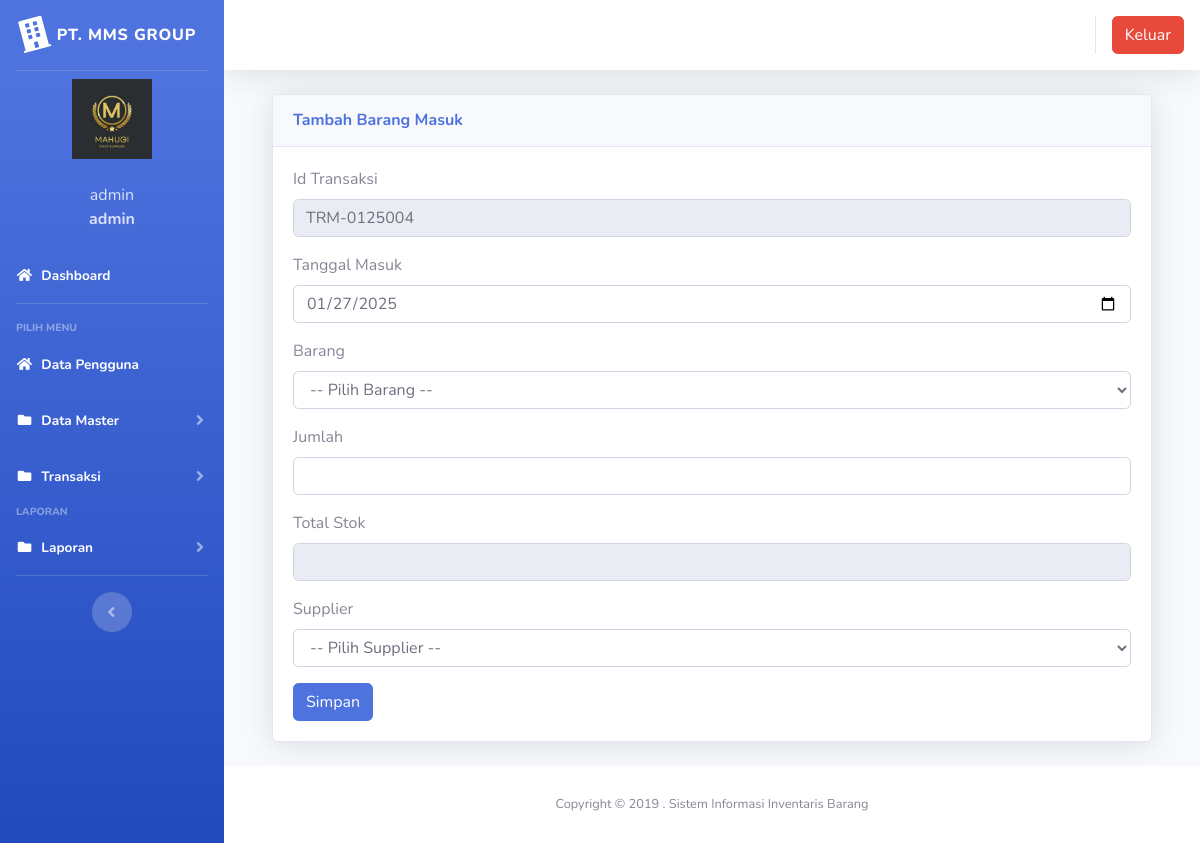
/index.php?page=barangmasuk&aksi=tambahbarangmasuk (signed in), run on the app's committed database.
### tables this page shows
CREATE TABLE `users` (
  `id` int(11) NOT NULL,
  `nik` varchar(10) NOT NULL,
  `nama` varchar(100) NOT NULL,
  `alamat` varchar(200) NOT NULL,
  `telepon` varchar(100) NOT NULL,
  `username` varchar(100) NOT NULL,
  `password` varchar(100) NOT NULL,
  `level` varchar(25) NOT NULL DEFAULT 'member',
  `foto` varchar(25) NOT NULL
);

CREATE TABLE `barang_masuk` (
  `id` int(11) NOT NULL,
  `id_transaksi` varchar(100) NOT NULL,
  `tanggal` date NOT NULL,
  `kode_barang` varchar(100) NOT NULL,
  `nama_barang` varchar(100) NOT NULL,
  `pengirim` varchar(100) NOT NULL,
  `jumlah` double NOT NULL,
  `satuan` varchar(100) NOT NULL
);

### page/barangmasuk/tambahbarangmasuk.php (the view, shortened to what this page needs)
 <?php
$koneksi = new mysqli("localhost", "root", "", "inventori");
$no = mysqli_query($koneksi, "select id_transaksi from barang_masuk order by id_transaksi desc");
$idtran = mysqli_fetch_array($no);
$kode = $idtran['id_transaksi'];
$urut = substr($kode, 8, 3);
$tambah = (int) $urut + 1;
$bulan = date("m");
$tahun = date("y");
if (strlen($tambah) == 1) {
	$format = "TRM-" . $bulan . $tahun . "00" . $tambah;
} else if (strlen($tambah) == 2) {
	$format = "TRM-" . $bulan . $tahun . "0" . $tambah;
} else {
	$format = "TRM-" . $bulan . $tahun . $tambah;
}
$tanggal_masuk = date("Y-m-d");
?>
 <div class="container-fluid">
 	<div class="card shadow mb-4">
 		<div class="card-header py-3">
 			<h6 class="m-0 font-weight-bold text-primary">Tambah Barang Masuk</h6>
 		</div>
 		<div class="card-body">
 			<div class="table-responsive">
 				<div class="body">
 					<form method="POST" enctype="multipart/form-data">
 						<label for="">Id Transaksi</label>
 						<div class="form-group">
 							<div class="form-line">
 								<input type="text" name="id_transaksi" class="form-control" id="id_transaksi" value="<?php echo $format; ?>" readonly />
 							</div>
 						</div>
 						<label for="">Tanggal Masuk</label>
 						<div class="form-group">
 							<div class="form-line">
 								<input type="date" name="tanggal_masuk" class="form-control" id="tanggal_masuk" value="<?php echo $tanggal_masuk; ?>" />
 							</div>
 						</div>
 						<label for="">Barang</label>
 						<div class="form-group">
 							<div class="form-line">
 								<select name="barang" id="cmb_barang" class="form-control" />
 								<option value="">-- Pilih Barang --</option>
 							</div>
 						</div>
 						<label for="">Jumlah</label>
 						<div class="form-group">
 							<div class="form-line">
 								<input type="text" name="jumlahmasuk" id="jumlahmasuk" onkeyup="sum()" class="form-control" />
 							</div>
 						</div>
 						<label for="jumlah">Total Stok</label>
 						<div class="form-group">
 							<div class="form-line">
 								<input readonly="readonly" name="jumlah" id="jumlah" type="number" class="form-control">
 							</div>
 						</div>
 						<label for="">Supplier</label>
 						<div class="form-group">
 							<div class="form-line">
 								<select name="pengirim" class="form-control" />
 								<option value="">-- Pilih Supplier --</option>
 							</div>
 						</div>
 						<input type="submit" name="simpan" value="Simpan" class="btn btn-primary">
 					</form>

### index.php (shortened to what this page needs)
<?php
$koneksi = new mysqli("localhost", "root", "", "inventori");
?>
<!DOCTYPE html>
<html lang="en">
<head>
  <link href="vendor/fontawesome-free/css/all.min.css" rel="stylesheet" type="text/css">
  <link href="css/sb-admin-2.min.css" rel="stylesheet">
  <link href="vendor/datatables/dataTables.bootstrap4.min.css" rel="stylesheet">
</head>
<body id="page-top">
  <div id="wrapper">
    <ul class="navbar-nav bg-gradient-primary sidebar sidebar-dark accordion" id="accordionSidebar">
      <a class="sidebar-brand d-flex align-items-center justify-content-center" href="index.php">
        <div class="sidebar-brand-icon rotate-n-15">
          <i class="fas fa-building"></i>
        </div>
        <div class="sidebar-brand-text mx-2">PT. MMS GROUP</div>
      </a>
      <hr class="sidebar-divider my-0">
      <?php
      if ($_SESSION['admin']) {
        $user = $_SESSION['admin'];
      }
      $sql = $koneksi->query("select * from users where id='$user'");
      $data = $sql->fetch_assoc();
      ?>
      <li class="d-flex align-items-center justify-content-center">
        <a class="nav-link">
          <img src="img/<?php echo $data['foto'] ?>" class="img-circle" width="80" alt="User" /></a>
      </li>
      <li class="nav-item ">
        <a class="nav-link">
          <div class="d-flex align-items-center justify-content-center" class="name"> <?php echo  $data['nama']; ?></div>
          <div class="d-flex align-items-center justify-content-center" class="email"><strong> <?php echo $data['level']; ?></strong></div>
        </a>
      </li>
      <li class="nav-item active">
        <a class="nav-link" href="?page=home">
          <i class="fas fa-fw fa-home"></i>
          <span>Dashboard</span></a>
      </li>
      <hr class="sidebar-divider">
      <div class="sidebar-heading">
        Pilih Menu
      </div>
      <li class="nav-item active">
        <a class="nav-link" href="?page=pengguna">
          <i class="fas fa-fw fa-home"></i>
          <span>Data Pengguna</span></a>
      </li>
      <li class="nav-item active">
        <a class="nav-link collapsed" href="#" data-toggle="collapse" data-target="#collapseData" aria-expanded="true" aria-controls="collapseData">
          <i class="fas fa-fw fa-folder"></i>
          <span>Data Master</span>
        </a>
      </li>
      <li class="nav-item active">
        <a class="nav-link collapsed" href="#" data-toggle="collapse" data-target="#collapsePages" aria-expanded="true" aria-controls="collapsePages">
          <i class="fas fa-fw fa-folder"></i>
          <span>Transaksi</span>
        </a>
      </li>
      <div class="sidebar-heading">
        Laporan
      </div>
      <li class="nav-item active">
        <a class="nav-link collapsed" href="#" data-toggle="collapse" data-target="#collapseLaporan" aria-expanded="true" aria-controls="collapseLaporan">
          <i class="fas fa-fw fa-folder"></i>
          <span>Laporan</span>
        </a>
      </li>
      <hr class="sidebar-divider d-none d-md-block">
      <div class="text-center d-none d-md-inline">
        <button class="rounded-circle border-0" id="sidebarToggle"></button>
      </div>
    </ul>
    <div id="content-wrapper" class="d-flex flex-column">
      <div id="content">
        <nav class="navbar navbar-expand navbar-light bg-white topbar mb-4 static-top shadow">
          <ul class="navbar-nav ml-auto">
            <li class="nav-item dropdown no-arrow">
              <div class="top-menu">
                <ul class="nav pull-right top-menu">
                  <li><a onclick="return confirm('Apakah anda yakin akan logout?')" class="btn btn-danger" class="logout" href="logout.php">Keluar</a></li>
                </ul>
              </div>
            </li>
          </ul>
        </nav>
        <div class="container-fluid">
          <section class="content">
            <?php
            $page = $_GET['page'];
            $aksi = $_GET['aksi'];
            if ($page == "barangmasuk") {
              if ($aksi == "tambahbarangmasuk") {
                include "page/barangmasuk/tambahbarangmasuk.php";
              }
            }
            ?>
          </section>
        </div>
        <footer class="sticky-footer bg-white">
          <div class="container my-auto">
            <div class="copyright text-center my-auto">
              <span>Copyright &copy; 2019 . Sistem Informasi Inventaris Barang</span>
            </div>
          </div>
        </footer>
      </div>
    </div>
  </div>
</body>
</html>

### data on the page
users: foto (picture), nama "admin", level "admin"
barang_masuk: id_transaksi "TRM-0125004"
